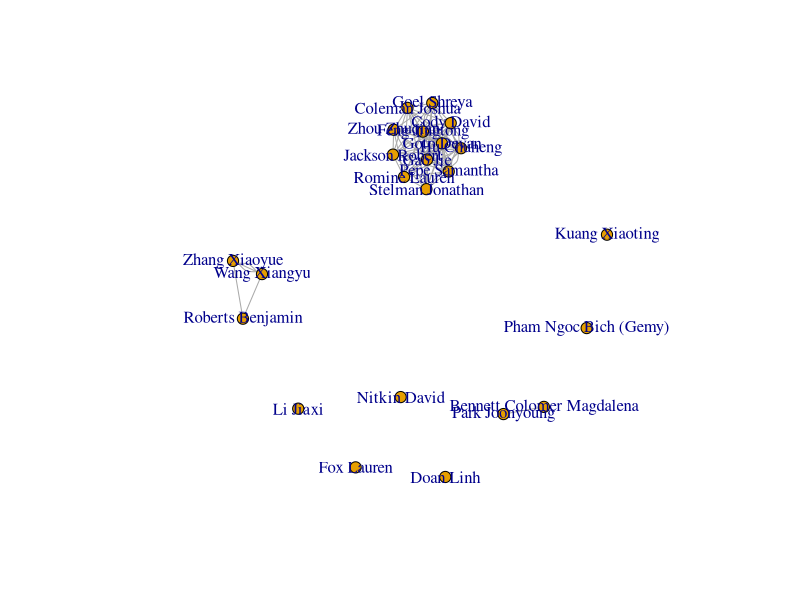

Write the R code that produced this figure.
## ---- chunk 1
library(tidyr)
library(dplyr)
library(igraph)
## ---- chunk 2
#Read data into
D1 <- read.csv("hudk4050-classes.csv", header = TRUE)

#Merge First.name and Last.name variables to create unique ID because we have duplicate first and last names in the class
D1 <- tidyr::unite(D1, Name, Last.name, First.name, sep = " ", remove = TRUE)

#Reshape data to create a "course" variable (you will get a warning because there are missing cells)
D2 <- tidyr::gather(D1, course.label, course, Course1, Course2, Course3, Course4, Course5, na.rm = TRUE, convert = FALSE)
#or 
#D_long <- tidyr::gather(D1, CourseNo., "course", 2:6)

#Remove the "course.label" variable
D2 <- dplyr::select(D2, Name, course)
#or
#D2 <- D_long[c(1,3)]

#Remove rows indicating HUDK4050 because all students are in this course and it will overwhelm the graph
D2 <- dplyr::filter(D2, course > 0, course != "HUDK4050")

#Add a variable to be used to count the courses
D2$Count <- 1

#Reshape the data to create a person x class matrix
D3 <- tidyr::spread(D2, course, Count)

#This was a bit of a trick, for the matrix command to work the row names needed to changed from an indice (1,2,3,etc) to the student names 
row.names(D3) <- D3$Name
D3$Name <- NULL

D3 <- ifelse(is.na(D3), 0, 1)

#Convert the data from data frame format to matrix format so it can be transposed
D4 <- as.matrix(D3)

#Transpose matrix to produce a person x person matrix
D5 <- D4 %*% t(D4) #to get the number of courses these people are doing together
diag(D5) <- NA #to remove the diagnal - the number of courses a person is doing with self. Redundant
#Transpose. The transpose of a matrix is a new matrix whose rows are the columns of the original. (This makes the columns of the new matrix the rows of the original)
## ---- chunk 3
g <- graph.adjacency(D5,mode="undirected")

plot(g,layout=layout.fruchterman.reingold, vertex.size=6)

## ---- chunk 4
#Calculate the degree centrality of the nodes, showing who has the most connections
degree(g)

#Calculate the betweeness centrality, showing how many "shortest paths" pass through each node. This turns out to be uniformative for this graph as there are a bunch of people who are almost equally connected and a bunch of people who are unconnected.
betweenness(g)


